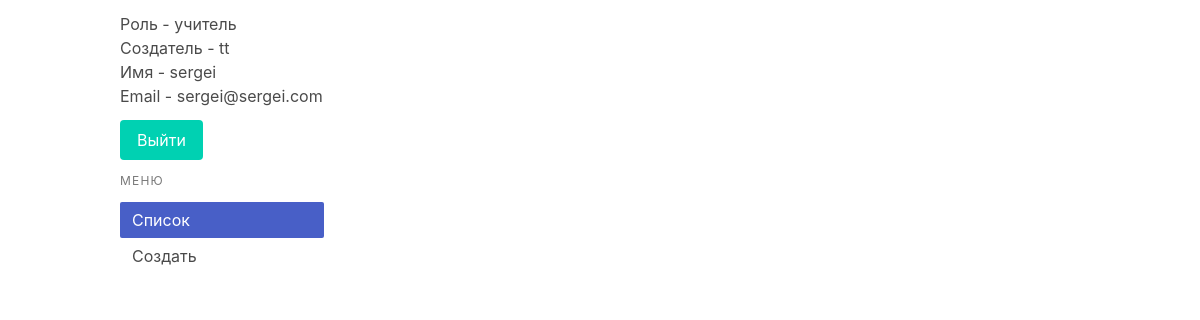
Page / (signed in) on the earlier database version.
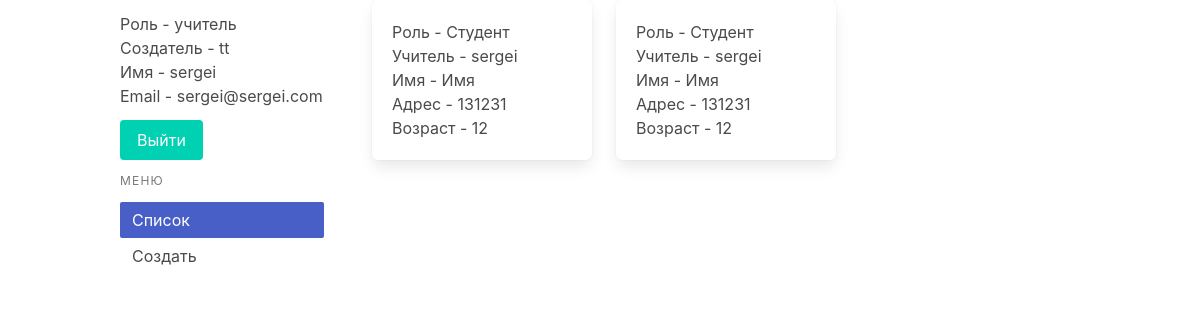
Same page on the later database version.
### app/models/user.py (models this page shows, shortened)
class User(db.Model, UserMixin):
    id = db.Column(db.Integer, primary_key=True)
    email = db.Column(db.String(120), index=True, unique=True)
    password = db.Column(db.String(128))
    name = db.Column(db.String(64), nullable=False)
    age = db.Column(db.Integer)
    address = db.Column(db.String(150))
    admin_id = db.Column(db.Integer, db.ForeignKey('user.id'))
    parent_admin = db.relationship('User',
                                   primaryjoin=('user.c.id==user.c.admin_id'),
                                   remote_side='User.id',
                                   backref=db.backref('admins'))
    teacher_id = db.Column(db.Integer, db.ForeignKey('user.id'))
    admin = db.relationship('User',
                            primaryjoin=('user.c.id==user.c.teacher_id'),
                            remote_side='User.id',
                            backref=db.backref('teachers'))
    student_id = db.Column(db.Integer, db.ForeignKey('user.id'))
    teacher = db.relationship('User',
                              primaryjoin=('user.c.id==user.c.student_id'),
                              remote_side='User.id',
                              backref=db.backref('students'))

### app/routes/index.py (the view)
@app.route('/')
@login_required
def index():
    users = []
    if current_user.admin_id is not None:
        users = User.query.filter(
            User.id != current_user.id,
        ).all()
    elif current_user.teacher_id is not None:
        users = User.query.filter(
            User.id != current_user.id,
            User.student_id == current_user.id
        ).all()
    return render_template('pages/index.html', users=users)

### app/models/__init__.py (called while the page is built)
@login.user_loader
def load_user(id):
    return User.query.get(int(id))

### app/templates/pages/index.html (shortened to what this page needs)
{% extends "base.html" %}
{% set current_url = '/' %}
{% block content %}
  <main class='container'>
    <div class='columns is-variable is-6'>
      {% include "partials/_menu.html" %}
      <section class='column'>
        <div class='columns is-multiline'>
          {% for user in users %}
            <div class='column is-4'>
              <div class='box'>
                {% if user.admin_id is not none %}
                  <p>
                    Роль - Админ
                    <br/>
                    Админ - {{ user.parent_admin.name }}
                  </p>
                  <p>
                    Имя - {{ user.name }}
                  </p>
                  <p>
                    Email -{{ user.email }}
                  </p>
                {% elif user.student_id is not none %}
                  <p>
                    Роль - Студент
                    <br/>
                    Учитель - {{ user.teacher.name }}
                  </p>
                    <p>
                    Имя - {{ user.name }}
                  </p>
                  <p>
                    Адрес - {{ user.address }}
                  </p>
                  <p>
                    Возраст - {{ user.age }}
                  </p>
                {% endif %}
              </div>
            </div>
          {% endfor %}
        </div>
      </section>
    </div>
  </main>
{% endblock %}

### app/templates/base.html (shortened to what this page needs)
<!DOCTYPE html>
<html lang="en">
<head>
  <link rel="stylesheet" href="https://cdnjs.cloudflare.com/ajax/libs/bulma/0.7.4/css/bulma.min.css"
 />
  <link rel="stylesheet" href='{{ url_for("static", filename="styles.css") }}' />
</head>
<body>
  {% block content %}
  {% endblock %}
</body>
</html>

### app/templates/partials/_menu.html
<aside class='menu column is-3'>
  <p class='field'>
    <p class='control'>
      {% if current_user.admin_id is not none %}
        Роль - админ
        <br> Создатель -  {{ current_user.parent_admin.name }}
      {% elif current_user.teacher_id is not none %}
        Роль - учитель
        <br> Создатель -  {{ current_user.admin.name }}
      {% endif %}
    </p>
    <p class='control'>
      Имя - {{ current_user.name }}
    </p>
    <p class='control'>
      Email - {{ current_user.email }}
    </p>
  </p>
  <p class='field'>
    <p class='control'>
      <a href='{{ url_for("logout") }}' class='button is-primary'>Выйти</a>
    </p>
  </p>
  <p class='menu-label'>
    Меню
  </p>
  <ul class='menu-list'>
    <li>
      <a href='{{ url_for("index") }}' class='{{ "is-active" if current_url == "/" }}'>Список</a>
    </li>
    <li>
      <a href='{{ url_for("create") }}' class='{{ "is-active" if current_url == "/create" }}'>Создать</a>
    </li>
  </ul>
</aside>

Differences in the rows shown:
added User: teacher.name "sergei", name "Имя", address "131231", age "12"
added User: teacher.name "sergei", name "Имя", address "131231", age "12"
